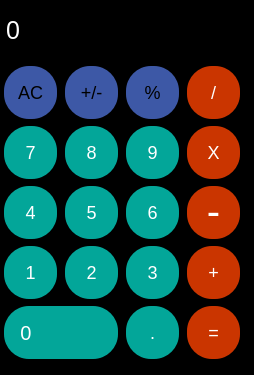
<?xml version="1.0" encoding="UTF-8"?>
<ui version="4.0">
 <class>MainWindow</class>
 <widget class="QMainWindow" name="MainWindow">
  <property name="geometry">
   <rect>
    <x>0</x>
    <y>0</y>
    <width>254</width>
    <height>375</height>
   </rect>
  </property>
  <property name="windowTitle">
   <string>MainWindow</string>
  </property>
  <widget class="QWidget" name="centralwidget">
   <property name="styleSheet">
    <string notr="true">QWidget{
background-color:rgba(0,0,0,255);
}</string>
   </property>
   <widget class="QLabel" name="label">
    <property name="geometry">
     <rect>
      <x>0</x>
      <y>0</y>
      <width>241</width>
      <height>61</height>
     </rect>
    </property>
    <property name="styleSheet">
     <string notr="true">QLabel {
  qproperty-alignment: 'AlignVCenter | AlignRight';
  font-size:25px;

padding-right: 3px;
color: white; 

}

</string>
    </property>
    <property name="text">
     <string>0</string>
    </property>
   </widget>
   <widget class="QPushButton" name="pushButton_clear">
    <property name="geometry">
     <rect>
      <x>0</x>
      <y>62</y>
      <width>61</width>
      <height>61</height>
     </rect>
    </property>
    <property name="styleSheet">
     <string notr="true">QPushButton {
  border-radius: 25%;
 margin: 4px;
font-size:18px;
background-color:rgba(61,88,166,255) ;
}
QPushButton:pressed {
    background-color: qlineargradient(x1: 0, y1: 0, x2: 0, y2: 1,
                                      stop: 0 #dadbde, stop: 1 #f6f7fa);
}
</string>
    </property>
    <property name="text">
     <string>AC</string>
    </property>
   </widget>
   <widget class="QPushButton" name="pushButton_plus_minus">
    <property name="geometry">
     <rect>
      <x>61</x>
      <y>62</y>
      <width>61</width>
      <height>61</height>
     </rect>
    </property>
    <property name="styleSheet">
     <string notr="true">QPushButton {
  border-radius: 25%;
 margin: 4px;
font-size:18px;
background-color:rgba(61,88,166,255) ;
}
QPushButton:pressed {
    background-color: qlineargradient(x1: 0, y1: 0, x2: 0, y2: 1,
                                      stop: 0 #dadbde, stop: 1 #f6f7fa);
}
</string>
    </property>
    <property name="text">
     <string>+/-</string>
    </property>
   </widget>
   <widget class="QPushButton" name="pushButton_division">
    <property name="geometry">
     <rect>
      <x>183</x>
      <y>62</y>
      <width>61</width>
      <height>61</height>
     </rect>
    </property>
    <property name="styleSheet">
     <string notr="true">QPushButton {
  border-radius: 25%;
 margin: 4px;
font-size:18px;
color: white; 
 background-color:rgba(202,53,0,255);
}
QPushButton:pressed {
    background-color: qlineargradient(x1: 0, y1: 0, x2: 0, y2: 1,
                                      stop: 0 #dadbde, stop: 1 #f6f7fa);
}
</string>
    </property>
    <property name="text">
     <string>/</string>
    </property>
   </widget>
   <widget class="QPushButton" name="pushButton_pourcentage">
    <property name="geometry">
     <rect>
      <x>122</x>
      <y>62</y>
      <width>61</width>
      <height>61</height>
     </rect>
    </property>
    <property name="styleSheet">
     <string notr="true">QPushButton {
  border-radius: 25%;
 margin: 4px;
font-size:18px;
background-color:rgba(61,88,166,255) ;
}
QPushButton:pressed {
    background-color: qlineargradient(x1: 0, y1: 0, x2: 0, y2: 1,
                                      stop: 0 #dadbde, stop: 1 #f6f7fa);
}
</string>
    </property>
    <property name="text">
     <string>%</string>
    </property>
   </widget>
   <widget class="QPushButton" name="pushButton_5">
    <property name="geometry">
     <rect>
      <x>61</x>
      <y>182</y>
      <width>61</width>
      <height>61</height>
     </rect>
    </property>
    <property name="styleSheet">
     <string notr="true">QPushButton {
  
  border-radius: 25%;
 margin: 4px;
font-size:18px;
 background-color:rgba(3,166,153,255);
color: white; 
}
QPushButton:pressed {
    background-color: qlineargradient(x1: 0, y1: 0, x2: 0, y2: 1,
                                      stop: 0 #dadbde, stop: 1 #f6f7fa);
}
</string>
    </property>
    <property name="text">
     <string>5</string>
    </property>
   </widget>
   <widget class="QPushButton" name="pushButton_4">
    <property name="geometry">
     <rect>
      <x>0</x>
      <y>182</y>
      <width>61</width>
      <height>61</height>
     </rect>
    </property>
    <property name="styleSheet">
     <string notr="true">QPushButton {
  
  border-radius: 25%;
 margin: 4px;
font-size:18px;
 background-color:rgba(3,166,153,255);
color: white; 
}
QPushButton:pressed {
    background-color: qlineargradient(x1: 0, y1: 0, x2: 0, y2: 1,
                                      stop: 0 #dadbde, stop: 1 #f6f7fa);
}
</string>
    </property>
    <property name="text">
     <string>4</string>
    </property>
   </widget>
   <widget class="QPushButton" name="pushButton_soustraction">
    <property name="geometry">
     <rect>
      <x>183</x>
      <y>182</y>
      <width>61</width>
      <height>61</height>
     </rect>
    </property>
    <property name="styleSheet">
     <string notr="true">QPushButton {
  border-radius: 25%;
 margin: 4px;
font-size:40px;
color: white; 
 background-color:rgba(202,53,0,255);
padding-top:-4%;
}
QPushButton:pressed {
    background-color: qlineargradient(x1: 0, y1: 0, x2: 0, y2: 1,
                                      stop: 0 #dadbde, stop: 1 #f6f7fa);
}
</string>
    </property>
    <property name="text">
     <string>-</string>
    </property>
   </widget>
   <widget class="QPushButton" name="pushButton_6">
    <property name="geometry">
     <rect>
      <x>122</x>
      <y>182</y>
      <width>61</width>
      <height>61</height>
     </rect>
    </property>
    <property name="styleSheet">
     <string notr="true">QPushButton {
  
  border-radius: 25%;
 margin: 4px;
font-size:18px;
 background-color:rgba(3,166,153,255);
color: white; 
}
QPushButton:pressed {
    background-color: qlineargradient(x1: 0, y1: 0, x2: 0, y2: 1,
                                      stop: 0 #dadbde, stop: 1 #f6f7fa);
}
</string>
    </property>
    <property name="text">
     <string>6</string>
    </property>
   </widget>
   <widget class="QPushButton" name="pushButton_2">
    <property name="geometry">
     <rect>
      <x>61</x>
      <y>242</y>
      <width>61</width>
      <height>61</height>
     </rect>
    </property>
    <property name="styleSheet">
     <string notr="true">QPushButton {
  
  border-radius: 25%;
 margin: 4px;
font-size:18px;
 background-color:rgba(3,166,153,255);
color: white; 
}
QPushButton:pressed {
    background-color: qlineargradient(x1: 0, y1: 0, x2: 0, y2: 1,
                                      stop: 0 #dadbde, stop: 1 #f6f7fa);
}
</string>
    </property>
    <property name="text">
     <string>2</string>
    </property>
   </widget>
   <widget class="QPushButton" name="pushButton_1">
    <property name="geometry">
     <rect>
      <x>0</x>
      <y>242</y>
      <width>61</width>
      <height>61</height>
     </rect>
    </property>
    <property name="styleSheet">
     <string notr="true">QPushButton {
  
  border-radius: 25%;
 margin: 4px;
font-size:18px;
 background-color:rgba(3,166,153,255);
color: white; 
}
QPushButton:pressed {
    background-color: qlineargradient(x1: 0, y1: 0, x2: 0, y2: 1,
                                      stop: 0 #dadbde, stop: 1 #f6f7fa);
}
</string>
    </property>
    <property name="text">
     <string>1</string>
    </property>
   </widget>
   <widget class="QPushButton" name="pushButton_addittion">
    <property name="geometry">
     <rect>
      <x>183</x>
      <y>242</y>
      <width>61</width>
      <height>61</height>
     </rect>
    </property>
    <property name="styleSheet">
     <string notr="true">QPushButton {
  border-radius: 25%;
 margin: 4px;
font-size:18px;
color: white; 
 background-color:rgba(202,53,0,255);
}
QPushButton:pressed {
    background-color: qlineargradient(x1: 0, y1: 0, x2: 0, y2: 1,
                                      stop: 0 #dadbde, stop: 1 #f6f7fa);
}
</string>
    </property>
    <property name="text">
     <string>+</string>
    </property>
   </widget>
   <widget class="QPushButton" name="pushButton_3">
    <property name="geometry">
     <rect>
      <x>122</x>
      <y>242</y>
      <width>61</width>
      <height>61</height>
     </rect>
    </property>
    <property name="styleSheet">
     <string notr="true">QPushButton {
  
  border-radius: 25%;
 margin: 4px;
font-size:18px;
 background-color:rgba(3,166,153,255);
color: white; 
}
QPushButton:pressed {
    background-color: qlineargradient(x1: 0, y1: 0, x2: 0, y2: 1,
                                      stop: 0 #dadbde, stop: 1 #f6f7fa);
}
</string>
    </property>
    <property name="text">
     <string>3</string>
    </property>
   </widget>
   <widget class="QPushButton" name="pushButton_9">
    <property name="geometry">
     <rect>
      <x>122</x>
      <y>122</y>
      <width>61</width>
      <height>61</height>
     </rect>
    </property>
    <property name="styleSheet">
     <string notr="true">QPushButton {
  
  border-radius: 25%;
 margin: 4px;
font-size:18px;
 background-color:rgba(3,166,153,255);
color: white; 
}
QPushButton:pressed {
    background-color: qlineargradient(x1: 0, y1: 0, x2: 0, y2: 1,
                                      stop: 0 #dadbde, stop: 1 #f6f7fa);
}
</string>
    </property>
    <property name="text">
     <string>9</string>
    </property>
   </widget>
   <widget class="QPushButton" name="pushButton_7">
    <property name="geometry">
     <rect>
      <x>0</x>
      <y>122</y>
      <width>61</width>
      <height>61</height>
     </rect>
    </property>
    <property name="styleSheet">
     <string notr="true">QPushButton {
  
  border-radius: 25%;
 margin: 4px;
font-size:18px;
 background-color:rgba(3,166,153,255);
color: white; 
}
QPushButton:pressed {
    background-color: qlineargradient(x1: 0, y1: 0, x2: 0, y2: 1,
                                      stop: 0 #dadbde, stop: 1 #f6f7fa);
}
</string>
    </property>
    <property name="text">
     <string>7</string>
    </property>
   </widget>
   <widget class="QPushButton" name="pushButton_multiplication">
    <property name="geometry">
     <rect>
      <x>183</x>
      <y>122</y>
      <width>61</width>
      <height>61</height>
     </rect>
    </property>
    <property name="styleSheet">
     <string notr="true">QPushButton {
  border-radius: 25%;
 margin: 4px;
font-size:18px;
color: white; 
 background-color:rgba(202,53,0,255);
}
QPushButton:pressed {
    background-color: qlineargradient(x1: 0, y1: 0, x2: 0, y2: 1,
                                      stop: 0 #dadbde, stop: 1 #f6f7fa);
}
</string>
    </property>
    <property name="text">
     <string>X</string>
    </property>
   </widget>
   <widget class="QPushButton" name="pushButton_8">
    <property name="geometry">
     <rect>
      <x>61</x>
      <y>122</y>
      <width>61</width>
      <height>61</height>
     </rect>
    </property>
    <property name="styleSheet">
     <string notr="true">QPushButton {
  
  border-radius: 25%;
 margin: 4px;
font-size:18px;
 background-color:rgba(3,166,153,255);
color: white; 
}
QPushButton:pressed {
    background-color: qlineargradient(x1: 0, y1: 0, x2: 0, y2: 1,
                                      stop: 0 #dadbde, stop: 1 #f6f7fa);
}
</string>
    </property>
    <property name="text">
     <string>8</string>
    </property>
   </widget>
   <widget class="QPushButton" name="pushButton_egal">
    <property name="geometry">
     <rect>
      <x>183</x>
      <y>302</y>
      <width>61</width>
      <height>61</height>
     </rect>
    </property>
    <property name="styleSheet">
     <string notr="true">QPushButton {
  border-radius: 25%;
 margin: 4px;
font-size:18px;
color: white; 
 background-color:rgba(202,53,0,255);
}
QPushButton:pressed {
    background-color: qlineargradient(x1: 0, y1: 0, x2: 0, y2: 1,
                                      stop: 0 #dadbde, stop: 1 #f6f7fa);
}
</string>
    </property>
    <property name="text">
     <string>=</string>
    </property>
   </widget>
   <widget class="QPushButton" name="pushButton_0">
    <property name="geometry">
     <rect>
      <x>0</x>
      <y>302</y>
      <width>122</width>
      <height>61</height>
     </rect>
    </property>
    <property name="styleSheet">
     <string notr="true">QPushButton {
  border-radius: 25%;
 margin: 4px;
font-size:20px;
 background-color:rgba(3,166,153,255);
padding-left:-70%;
color: white; 
}
QPushButton:pressed {
    background-color: qlineargradient(x1: 0, y1: 0, x2: 0, y2: 1,
                                      stop: 0 #dadbde, stop: 1 #f6f7fa);
}
</string>
    </property>
    <property name="text">
     <string>0</string>
    </property>
   </widget>
   <widget class="QPushButton" name="pushButton_virgule">
    <property name="geometry">
     <rect>
      <x>122</x>
      <y>302</y>
      <width>61</width>
      <height>61</height>
     </rect>
    </property>
    <property name="styleSheet">
     <string notr="true">QPushButton {
  
  border-radius: 25%;
 margin: 4px;
font-size:18px;
 background-color:rgba(3,166,153,255);
color: white; 
}
QPushButton:pressed {
    background-color: qlineargradient(x1: 0, y1: 0, x2: 0, y2: 1,
                                      stop: 0 #dadbde, stop: 1 #f6f7fa);
}
</string>
    </property>
    <property name="text">
     <string>.</string>
    </property>
   </widget>
  </widget>
 </widget>
 <resources/>
 <connections/>
</ui>
